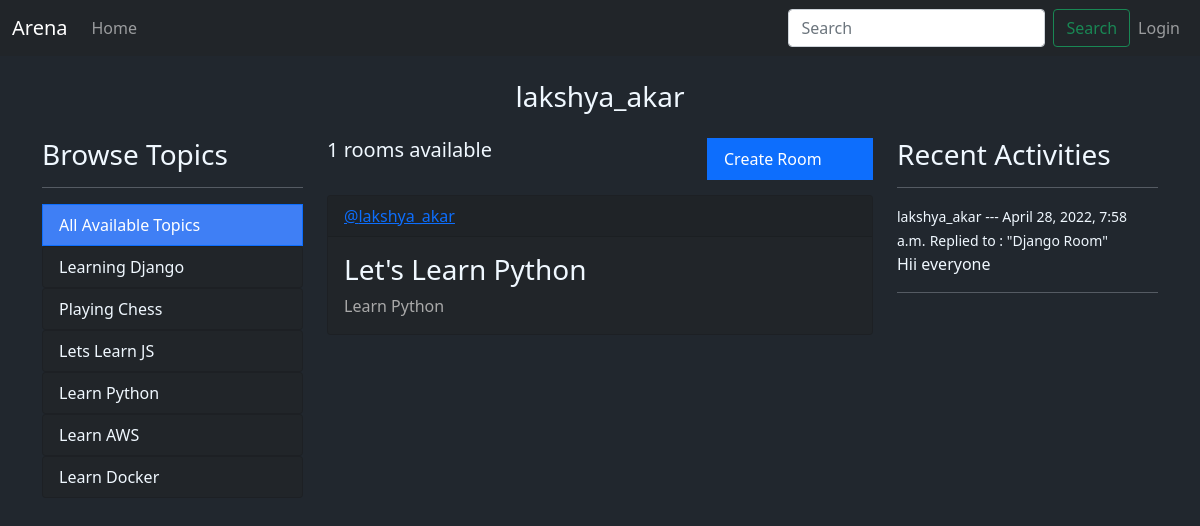
The app's page /user-profile/5/ with its own data.
### myapp/models.py (models this page shows, shortened)
class Topic(models.Model):
    name = models.CharField(max_length=100)

class Room(models.Model):
    host =  models.ForeignKey(User, on_delete=models.SET_NULL, null= True)
    topic = models.ForeignKey(Topic, on_delete=models.SET_NULL, null= True)
    name = models.CharField(max_length=100)
    description = models.TextField(null=True, blank=True)
    participants = models.ManyToManyField(User,related_name='participants', blank=True)
    updated = models.DateField(auto_now=True)
    created = models.DateTimeField(auto_now_add=True)
    class Meta:
        ordering = ['-updated','-created']
    def __str__(self):
        return self.name

class Message(models.Model):
    user = models.ForeignKey(User,on_delete=models.CASCADE)
    room = models.ForeignKey(Room,on_delete=models.CASCADE)
    body = models.TextField()
    updated = models.DateField(auto_now=True)
    created = models.DateTimeField(auto_now_add=True)
    class Meta:
        ordering = ['-updated','-created']

### myapp/views.py (the view)
# urls.py: path('user-profile/<str:pk>/', views.userProfile, name="user-profile"),
def userProfile(request,pk):
    user = User.objects.get(id=pk)
    rooms = user.room_set.all()
    room_messages = user.message_set.all()
    room_count = rooms.count()
    topics = Topic.objects.all()
    context={'user':user,'rooms':rooms,'topics':topics,'room_messages':room_messages,'room_count':room_count}
    return render(request, 'profile.html',context)

### templates/profile.html (shortened to what this page needs)
{% extends 'main.html' %}
{% block content %}
<h3 style="text-align: center; margin: 1.5rem auto;" >{{user.username}}</h3>
<div class="container">
    <div class="row">
        <div class="col-3">
            {% include 'topics.html' %}
        </div>
        <div class="col-6">
            {% include 'feed_component.html' %}
        </div>
        <div class="col-3">
            {% include 'activity_component.html' %}
        </div>
    </div>
</div>
{% endblock content %}

### templates/topics.html
<div>
  <h3>Browse Topics</h3>
  <hr />
  <a
    href="{% url 'home' %}"
    class="list-group-item list-group-item-action active"
    aria-current="true"
    style="background-color:rgb(63, 127, 245)"
  >
    All Available Topics
  </a>
  {% for topic in topics%}
  <div class="list-group">
    <a
      href="{% url 'home' %}?q={{topic.name}}"
      class="list-group-item list-group-item-action"
      style="background-color: #212529; color: aliceblue;"
      >{{topic.name}}</a
    >
  </div>
  {%endfor%}
</div>

### templates/feed_component.html (shortened to what this page needs)
<div class="row">
  <div class="col-8">
    <h5>{{room_count}} rooms available</h5>
  </div>
  <div class="col-4">
    <a
      href="{% url 'create-room' %}"
      class="list-group-item list-group-item-action active"
      aria-current="true"
    >
      Create Room
    </a>
  </div>
</div>
<div>
  {% for room in rooms%}
  <div class="card" style="margin-top: 15px; background-color: #212529">
    <div class="card-header" style="color: rgb(63, 127, 245)">
      <a href="/user-profile/{{room.host.id}}">@{{room.host.username}}</a>
    </div>
    <div class="card-body">
      <h3 class="card-title">
        <a
          style="text-decoration: none; color: aliceblue"
          href="/room/{{room.id}}"
          >{{room.name}}</a
        >
      </h3>
      <p class="card-text" style="color: darkgray">{{room.topic.name}}</p>
    </div>
  </div>
  {% endfor %}
</div>

### templates/activity_component.html (shortened to what this page needs)
<h3>Recent Activities</h3>
<hr />
{% for message in room_messages %}
<div>
  <small>{{message.user}} --- {{message.created}}</small>
  <small>Replied to : "{{message.room}}"</small>
  <p>{{message.body}}</p>
  <hr />
</div>
{% endfor %}

### templates/main.html (style rules this page uses)
body { margin-top: 5rem; background-color: #21272e; color: aliceblue; }

### records on screen
Topic: name "Learning Django"
Topic: name "Playing Chess"
Topic: name "Lets Learn JS"
Topic: name "Learn Python"
Topic: name "Learn AWS"
Topic: name "Learn Docker"
Room: host.username "lakshya_akar", name "Let's Learn Python", topic.name "Learn Python"
Message: user "lakshya_akar", created "April 28, 2022, 7:58 a.m.", room "Django Room", body "Hii everyone"

### other values on screen
{{ user.username }} "lakshya_akar"
{{ room_count }} "1"
